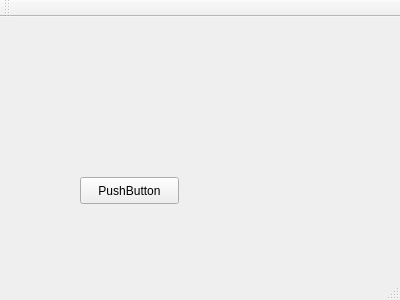
<?xml version="1.0" encoding="UTF-8"?>
<ui version="4.0">
 <class>MainWindow</class>
 <widget class="QMainWindow" name="MainWindow">
  <property name="geometry">
   <rect>
    <x>0</x>
    <y>0</y>
    <width>400</width>
    <height>300</height>
   </rect>
  </property>
  <property name="windowTitle">
   <string>MainWindow</string>
  </property>
  <widget class="QWidget" name="centralWidget">
   <widget class="QPushButton" name="pushButton">
    <property name="geometry">
     <rect>
      <x>80</x>
      <y>160</y>
      <width>99</width>
      <height>27</height>
     </rect>
    </property>
    <property name="text">
     <string>PushButton</string>
    </property>
   </widget>
  </widget>
  <widget class="QMenuBar" name="menuBar">
   <property name="geometry">
    <rect>
     <x>0</x>
     <y>0</y>
     <width>400</width>
     <height>28</height>
    </rect>
   </property>
  </widget>
  <widget class="QToolBar" name="mainToolBar">
   <attribute name="toolBarArea">
    <enum>TopToolBarArea</enum>
   </attribute>
   <attribute name="toolBarBreak">
    <bool>false</bool>
   </attribute>
  </widget>
  <widget class="QStatusBar" name="statusBar"/>
 </widget>
 <layoutdefault spacing="6" margin="11"/>
 <resources/>
 <connections/>
</ui>
